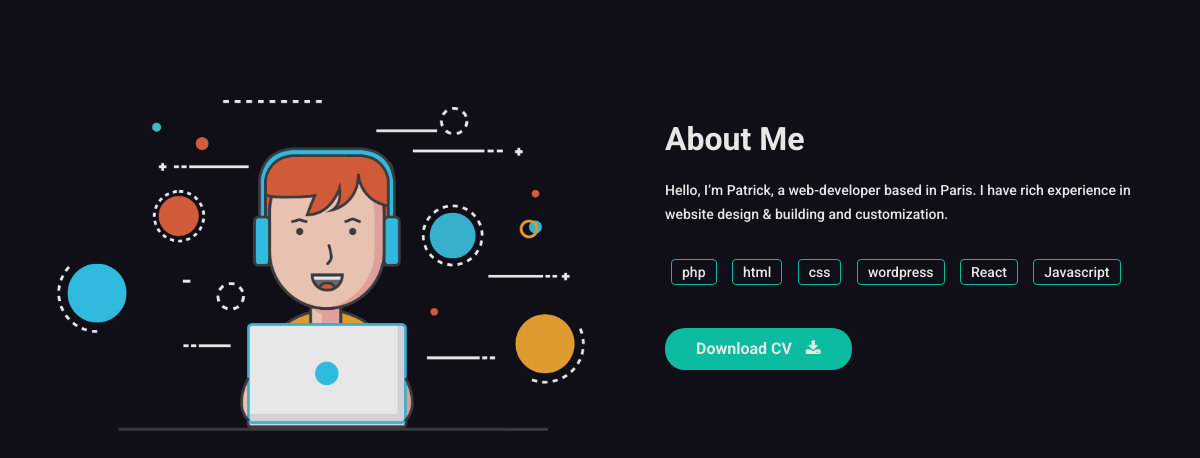
Page /about.php on the committed database.
### tables this page shows
CREATE TABLE `about_me` (
  `id` int(11) NOT NULL,
  `name` varchar(100) NOT NULL,
  `location` varchar(100) NOT NULL,
  `description` text NOT NULL,
  `skills` text NOT NULL
);

### about.php (the view, shortened to what this page needs)
<?php
    include 'header.php';
    include('config.php');
    $sql = "SELECT * FROM about_me WHERE id = 1";
    $result = $conn->query($sql);
    if ($result->num_rows > 0) {
        $aboutData = $result->fetch_assoc();
        $description = $aboutData['description'];
        $skills = explode(',', $aboutData['skills']);
    } else {
        echo "No data found in the database!";
    }
?>
<section class="mh-about" id="mh-about">
    <div class="container">
        <div class="row section-separator">
            <div class="col-sm-12 col-md-6">
                <div class="mh-about-img shadow-2 wow fadeInUp" data-wow-duration="0.8s" data-wow-delay="0.4s">
                    <img src="assets/images/ab-img.png" alt="About Image" class="img-fluid">
                </div>
            </div>
            <div class="col-sm-12 col-md-6">
                <div class="mh-about-inner">
                    <h2 class="wow fadeInUp" data-wow-duration="0.8s" data-wow-delay="0.1s">About Me</h2>
                    <p class="wow fadeInUp" data-wow-duration="0.8s" data-wow-delay="0.2s">
                        <?php echo $description; ?>
                    </p>
                    <div class="mh-about-tag wow fadeInUp" data-wow-duration="0.8s" data-wow-delay="0.3s">
                        <ul>
                            <?php foreach ($skills as $skill) : ?>
                                <li><span><?php echo trim($skill); ?></span></li>
                            <?php endforeach; ?>
                        </ul>
                    </div>
                    <a href="#" class="btn btn-fill wow fadeInUp" data-wow-duration="0.8s" data-wow-delay="0.4s">
                        Download CV <i class="fa fa-download"></i>
                    </a>
                </div>
            </div>
        </div>
    </div>
</section>

### assets/css/responsive.css (style rules this page uses)
* { -webkit-font-smoothing: antialiased; -moz-osx-font-smoothing: grayscale; }

### assets/css/colors/blue.css (style rules this page uses)
.mh-about-tag ul li span { border: 1px solid #a97afd; }
.btn.btn-fill { background-color: #a97afd; }

### assets/css/colors/green.css (style rules this page uses)
.mh-about-tag ul li span { border: 1px solid #4CAF50; }
.btn.btn-fill { background-color: #4CAF50; }

### assets/css/colors/blue-munsell.css (style rules this page uses)
.mh-about-tag ul li span { border: 1px solid #2196F3; }
.btn.btn-fill { background-color: #2196F3; }

### assets/css/colors/orange.css (style rules this page uses)
.mh-about-tag ul li span { border: 1px solid #ffa500; }
.btn.btn-fill { background-color: #ffa500; }

### assets/css/colors/purple.css (style rules this page uses)
.mh-about-tag ul li span { border: 1px solid #E91E63; }
.btn.btn-fill { background-color: #E91E63; }

### assets/css/colors/slate.css (style rules this page uses)
.mh-about-tag ul li span { border: 1px solid #f6c; }
.btn.btn-fill { background-color: #f6c; }

### assets/css/colors/yellow.css (style rules this page uses)
.mh-about-tag ul li span { border: 1px solid #188c91; }
.btn.btn-fill { background-color: #188c91; }

### rows in the picture
about_me: description "Hello, I’m Patrick, a web-developer based in Paris. I have rich experience in website design & building and customization.", skills "php", skills "html", skills "css", skills "wordpress", skills "React", skills "Javascript"
